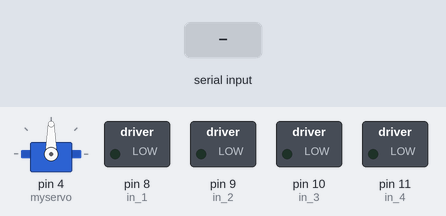
A sketch run on a simulated Arduino Uno, built with avr-gcc and run on an emulated ATmega328P. Parts: servo, switched loads named in the sketch (green lamp = pin HIGH). Inputs (shaded band) come from the test bench.

Above: at 1.2 s.
1.3 s: "1\n" received over Serial
4.3 s: "0\n" received over Serial
At 4.6 s:
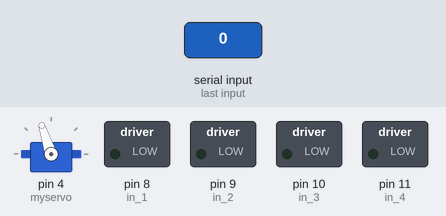
7.3 s: "3\n" received over Serial
At 7.6 s:
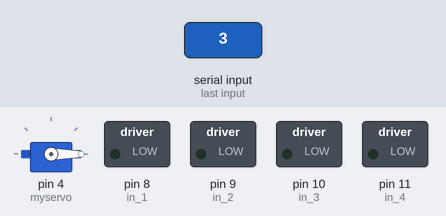
8.8 s: "2\n" received over Serial
At 9.9 s:
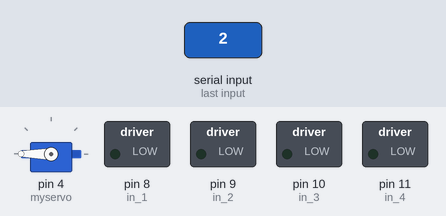
Timing chart, 0 to 11.3 s (numbered marks = the images above; inputs shaded):
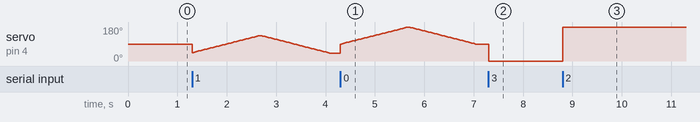

The sketch:

servo_acah.ino
```cpp
#include <Servo.h>

Servo myservo;
int pos = 90;
//const int pwm1 = 2 ; //initializing pin 2 as pwm
//const int pwm2 = 3;
const int in_1 = 8 ;//PWM left motor
const int in_2 = 9 ;//DR left motor
const int in_3 = 10;//PWM right motor
const int in_4 = 11;//DR right motor

void setup() {

 Serial.begin(9600); //communication between arduino and raspberry pi
 myservo.attach(4);  // pin for servo
 //pinMode(pwm1,OUTPUT); //we have to set PWM pin as output
 //pinMode(pwm2,OUTPUT);
 pinMode(in_1,OUTPUT); //Logic pins are also set as output
 pinMode(in_2,OUTPUT);
 pinMode(in_3,OUTPUT);
 pinMode(in_4,OUTPUT);

}

void loop() {
  readingmarker();
}

void readingmarker(){

  if (Serial.available()){
    String payload = Serial.readStringUntil('\r\n');
    int cmd = payload.toInt();

    if (cmd == 1){
       Face();
    }

    else if (cmd == 0){
       stopmarker();
    }

    else if (cmd == 2){
       Left();
    }

    else if (cmd == 3){
       Right();
    }

  }


  }


void stopmarker(){

   //stopping the motor
   digitalWrite(in_1,LOW);
   digitalWrite(in_2,LOW);
   digitalWrite(in_3,LOW);
   digitalWrite(in_4,LOW);
   //analogWrite(pwm1,1);
   //analogWrite(pwm2,1);

   for (pos = 90; pos <= 180; pos += 1) { // goes from 0 degrees to 180 degrees
    // in steps of 1 degree
    myservo.write(pos);              // tell servo to go to position in variable 'pos'
    delay(15);                       // waits 15ms for the servo to reach the position
  }

  for (pos = 180; pos >= 90; pos -= 1) { // goes from 180 degrees to 0 degrees
    myservo.write(pos);              // tell servo to go to position in variable 'pos'
    delay(15);                       // waits 15ms for the servo to reach the position
  }

  }


void Left(){
    myservo.write(180);              // tell servo to go to position in variable 'pos'
    delay(15);
  //analogWrite(pwm1,1);
  //analogWrite(pwm2,1);
  }


void Right(){
    myservo.write(0);              // tell servo to go to position in variable 'pos'
    delay(15);
  //analogWrite(pwm1,1);
  //analogWrite(pwm2,1);
  }


void Face(){
     for (pos = 45; pos <= 135; pos += 1) { // goes from 0 degrees to 180 degrees
    // in steps of 1 degree
    myservo.write(pos);              // tell servo to go to position in variable 'pos'
    delay(15);                       // waits 15ms for the servo to reach the position
  }

  for (pos = 135; pos >= 40; pos -= 1) { // goes from 180 degrees to 0 degrees
    myservo.write(pos);              // tell servo to go to position in variable 'pos'
    delay(15);                       // waits 15ms for the servo to reach the position
  }

  }


void Stop()
{
  //stopping the motor
   digitalWrite(in_1,LOW);
   digitalWrite(in_2,LOW);
   digitalWrite(in_3,LOW);
   digitalWrite(in_4,LOW);
   //analogWrite(pwm1,1);
   //analogWrite(pwm2,1);

   delay(50);

  }
```

Measured:
- after the input at 4.3 s, servo on pin 4 (myservo): rises from 40° to 180° in 1.4 s, then falls to 90° in 1.4 s
- after the input at 7.3 s, servo on pin 4 (myservo): 90° → 0° at once
- after the input at 8.8 s, servo on pin 4 (myservo): 0° → 180° at once
